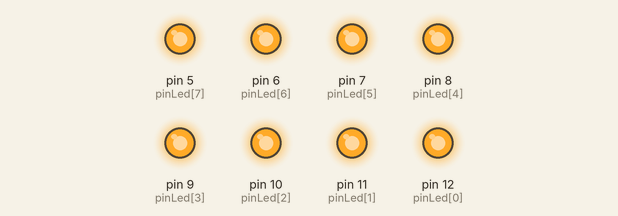
Recording of a sketch running on a simulated Arduino Uno, built with avr-gcc and run on an emulated ATmega328P. Parts: output pins drawn as LEDs (lit = HIGH).

Above: at 0.5 s.
At 3.5 s:
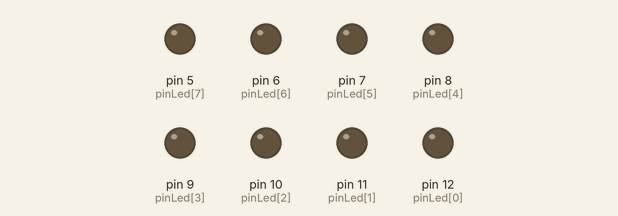
Timing chart, 0 to 4.6 s (numbered marks = the images above):
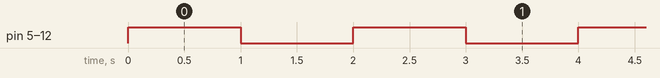

Measured:
- by itself, pin 5 (pinLed[7]), pin 6 (pinLed[6]), pin 7 (pinLed[5]), pin 8 (pinLed[4]), pin 9 (pinLed[3]), pin 10 (pinLed[2]), pin 11 (pinLed[1]), pin 12 (pinLed[0]): alternates HIGH for 1.0 s and LOW for 1.0 s

The sketch:

02_LED_array.ino
```cpp
int pinLed[8] = {12,11,10,9,8,7,6,5};

void setup() {
  // put your setup code here, to run once:
  int i=0;
  for(i=0; i<8; i++){
    pinMode(pinLed[i], OUTPUT);
  }
}

void loop() {
  // put your main code here, to run repeatedly:
  int i=0;
  for(i=0; i<8; i++)
  {
    digitalWrite(pinLed[i], HIGH);     // LED ON
  }
  delay(1000);
  for(i=0; i<8; i++)
  {
    digitalWrite(pinLed[i], LOW);     // LED OFF
  }
  delay(1000);
}
```
